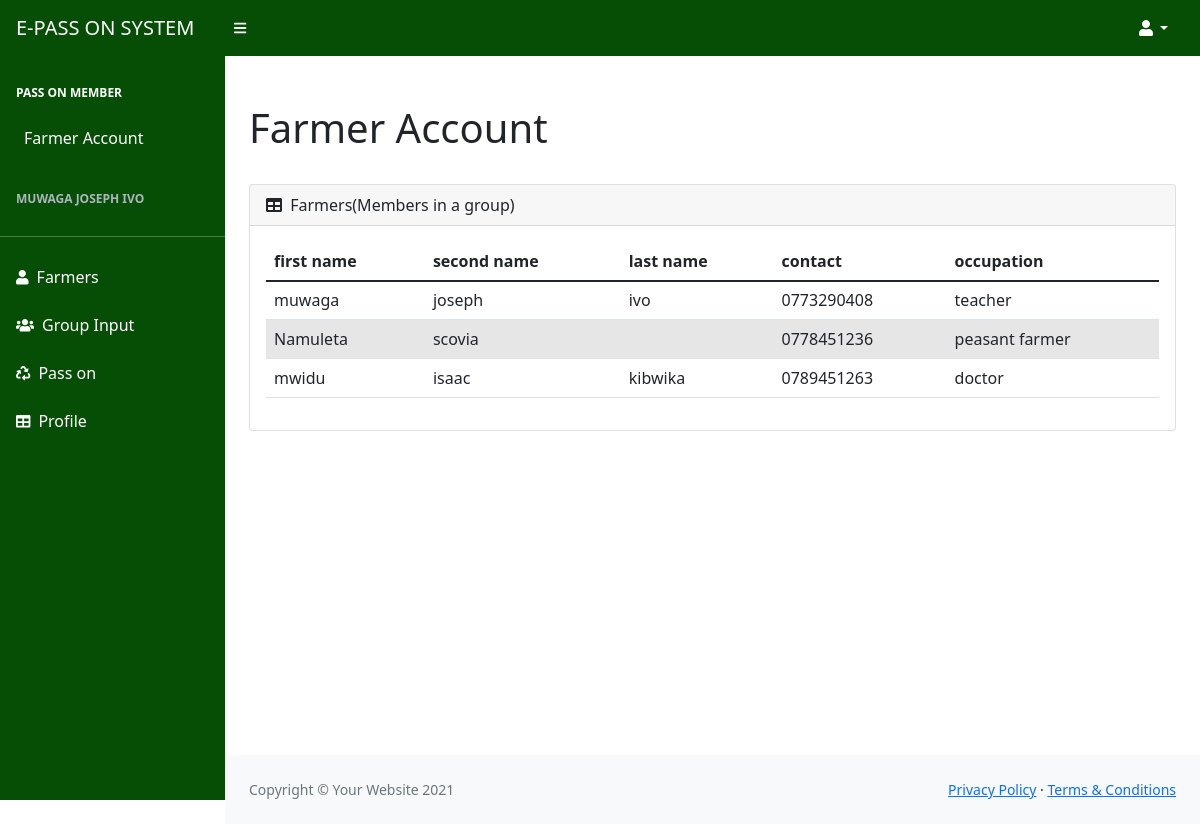
The app's page /final_year_farmer/index.php (signed in) with its own data.
### tables this page shows
CREATE TABLE `farmer` (
  `farmer_id` int(11) NOT NULL,
  `farmer_first_name` varchar(255) DEFAULT NULL,
  `farmer_last_name` varchar(255) DEFAULT NULL,
  `farmer_last_others` varchar(255) DEFAULT NULL,
  `farmer_phonenumber` varchar(45) DEFAULT NULL,
  `farmer_occupation` varchar(45) DEFAULT NULL,
  `farmer_email` varchar(45) DEFAULT NULL,
  `farmer_sex` tinytext DEFAULT NULL,
  `farmer_nin` varchar(45) DEFAULT NULL,
  `farmer_dob` date NOT NULL,
  `imagepath` tinytext DEFAULT NULL,
  `password` varchar(255) DEFAULT NULL,
  `farmer_group_group_id` int(11) NOT NULL,
  `farmerdate` timestamp NOT NULL DEFAULT current_timestamp() ON UPDATE current_timestamp()
);

### final_year_farmer/runitall/crud.php (called while the page is built, shortened)
<?php
class Crud
{
  function finding_value($pd,$tab, $val,$id)
  {
    $sql = "SELECT * FROM $tab WHERE $val = $id";
    $stmt = $pd->prepare($sql);
    $stmt->execute();
    $data = $stmt->fetchAll(PDO::FETCH_ASSOC);
    return $data;
  }
}

### final_year_farmer/index.php (the view, shortened to what this page needs)
<?php include 'components/header.php';
?>
<?php include 'assets/includes/nav_bar.php' ?>
<div id="layoutSidenav">
    <div id="layoutSidenav_nav">
        <nav class="sb-sidenav accordion sb-sidenav-dark" id="sidenavAccordion">
            <div class="sb-sidenav-menu">
                <div class="nav">
                    <div class="sb-sidenav-menu-heading">Addons</div>
                    <a class="nav-link" href="charts.html">
                        <div class="sb-nav-link-icon"><i class="fas fa-chart-area"></i></div>
                    </a>
                    <a class="nav-link" href="tables.html">
                        <div class="sb-nav-link-icon"><i class="fas fa-table"></i></div>
                    </a>
                </div>
            </div>
        </nav>
    </div>
    <?php include 'assets/includes/sidebar.php' ?>
    <div id="layoutSidenav_content">
        <main>
            <div class="container-fluid px-4">
                <h1 class="mt-4">Farmer Account</h1>
                <div class="row">
                    <div class="col">
                        <div class="card mb-4 mt-4">
                            <div class="card-header">
                                <i class="fas fa-table me-1"></i>
                                Farmers(Members in a group)
                            </div>
                            <div class="card-body">
                                <table class="table table-striped">
                                    <thead>
                                        <tr>
                                            <th> first name</th>
                                            <th> second name</th>
                                            <th>last name</th>
                                            <th>contact</th>
                                            <th>occupation</th>
                                        </tr>
                                    </thead>
                                    <?php
                                    $c = [$pdo, 'farmer_group'];
                                     $access->retriving($c);
                                    $id = $_SESSION['dean']['farmer_group_group_id'];
                                    $access->finding_value($pdo,'farmer','farmer_group_group_id',$id);
                                    ?>
                                    <tbody>
                                        <tr>
                                            <?php foreach ($_SESSION['group_members'] as $dat => $value) : ?>
                                        <tr>
                                            <td><?= $value['farmer_first_name']; ?></td>
                                            <td><?= $value['farmer_last_name']; ?></td>
                                            <td><?= $value['farmer_last_others']; ?></td>
                                            <td><?= $value['farmer_phonenumber'];  ?></td>
                                            <td><?= $value['farmer_occupation'];  ?></td>
                                        </tr>
                                    <?php endforeach; ?>
                                    </tr>
                                    </tbody>
                                </table>
                            </div>
                        </div>
                    </div>
                </div>
            </div>
        </main>
        <footer class="py-4 bg-light mt-auto">
            <div class="container-fluid px-4">
                <div class="d-flex align-items-center justify-content-between small">
                    <div class="text-muted">Copyright &copy; Your Website 2021</div>
                    <div>
                        <a href="#">Privacy Policy</a>
                        &middot;
                        <a href="#">Terms &amp; Conditions</a>
                    </div>
                </div>
            </div>
        </footer>
    </div>
</div>
<?php include 'components/footer.php' ?>

### final_year_farmer/components/header.php (shortened to what this page needs)
<?php
include "runitall/crud.php";
?>
<!DOCTYPE html>
<html lang="en">
<head>
    <link href="https://cdn.jsdelivr.net/npm/simple-datatables@latest/dist/style.css" rel="stylesheet" />
    <link href="css/styles.css" rel="stylesheet" />
    <link rel="stylesheet" href="../../assests/css/bootstrap/bootstrap.min.css" type="text/css">
    <link rel="stylesheet" href="assests/css/bootstrap/bootstrap.min.css" type="text/css">
</head>
<body class="sb-nav-fixed">

### final_year_farmer/assets/includes/nav_bar.php (shortened to what this page needs)
<nav class="sb-topnav navbar navbar-expand" style="background-color: #064E05;">
            <a class="navbar-brand ps-3 text-white" >E-PASS ON SYSTEM</a>
            <button class="btn btn-link btn-sm order-1 order-lg-0 me-4 me-lg-0 text-white" id="sidebarToggle" href="#!"><i class="fas fa-bars"></i></button>
            <ul class="navbar-nav ms-auto ms-md-0 me-3 me-lg-4">
                <li class="nav-item dropdown">
                    <a class="nav-link dropdown-toggle text-white" id="navbarDropdown" href="#" role="button" data-bs-toggle="dropdown" aria-expanded="false"><i class="fas fa-user fa-fw text-white"></i></a>
                </li>
            </ul>
        </nav>

### final_year_farmer/assets/includes/sidebar.php (shortened to what this page needs)
<div id="layoutSidenav_nav">
    <nav class="sb-sidenav accordion sb-sidenav-light" style="background-color: #064E05;" id="sidenavAccordion">
        <div class="sb-sidenav-menu">
            <div class="nav">
                <div class="sb-sidenav-menu-heading text-white">Pass on Member</div>
                <a class="nav-link text-white" href="index.php">
                    Farmer Account
                </a>
                <div class="sb-sidenav-menu-heading"><?= $_SESSION['dean']['farmer_first_name']; ?> <?= $_SESSION['dean']['farmer_last_name']; ?>
                    <?php if (empty($_SESSION['dean']['farmer_last_others'])) {
                    } else {
                        print_r($_SESSION['dean']['farmer_last_others']);
                    } ?>
                </div>
                <hr class="sidebar-divider text-white">
                <a class="nav-link  text-white" href="index.php">
                    <div class="sb-nav-link-icon "><i class="fas fa-user text-white"></i></div>
                   Farmers
                </a>
                <a class="nav-link  text-white" href="input.php">
                    <div class="sb-nav-link-icon "><i class="fas fa-users text-white"></i></div>
                   Group Input
                </a>
                <a class="nav-link text-white" href="administrators.php">
                    <div class="sb-nav-link-icon "><i class="fas fa-recycle text-white"></i></div>
                   Pass on
                </a>
                <a class="nav-link  text-white" href="requests.php">
                    <div class="sb-nav-link-icon "><i class="fas fa-table text-white"></i></div>
                  Profile
                </a>
            </div>
        </div>
    </nav>
</div>

### final_year_farmer/components/footer.php (shortened to what this page needs)
</body>
</html>

### records on screen
farmer: farmer_first_name "muwaga", farmer_last_name "joseph", farmer_last_others "ivo", farmer_phonenumber "0773290408", farmer_occupation "teacher"
farmer: farmer_first_name "Namuleta", farmer_last_name "scovia", farmer_phonenumber "0778451236", farmer_occupation "peasant farmer"
farmer: farmer_first_name "mwidu", farmer_last_name "isaac", farmer_last_others "kibwika", farmer_phonenumber "0789451263", farmer_occupation "doctor"

### other values on screen
$_SESSION['dean']['farmer_first_name'] "MUWAGA"
$_SESSION['dean']['farmer_last_name'] "JOSEPH"
